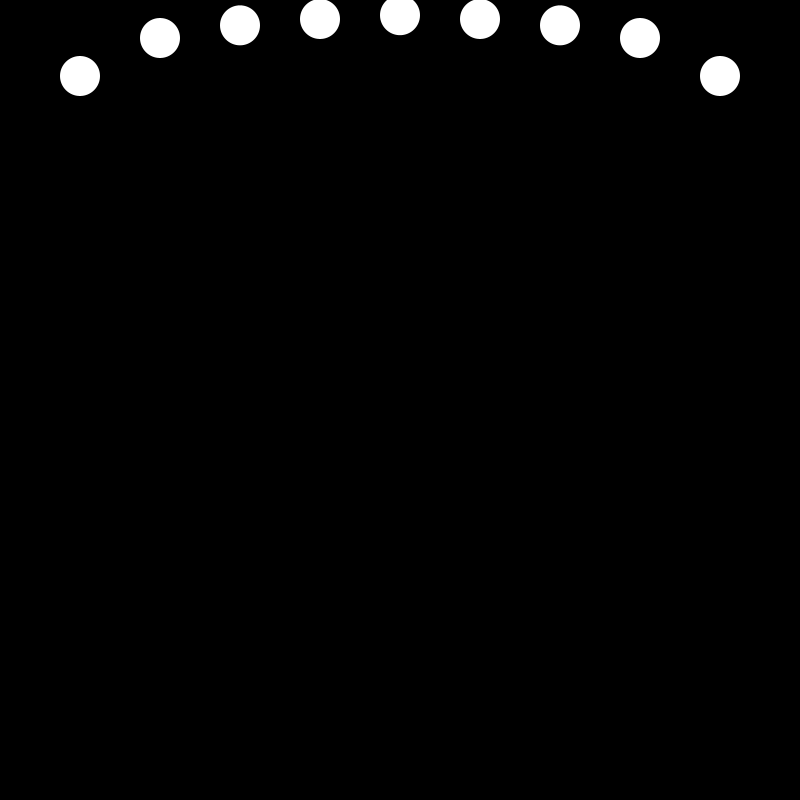
Frame 1 (no input)
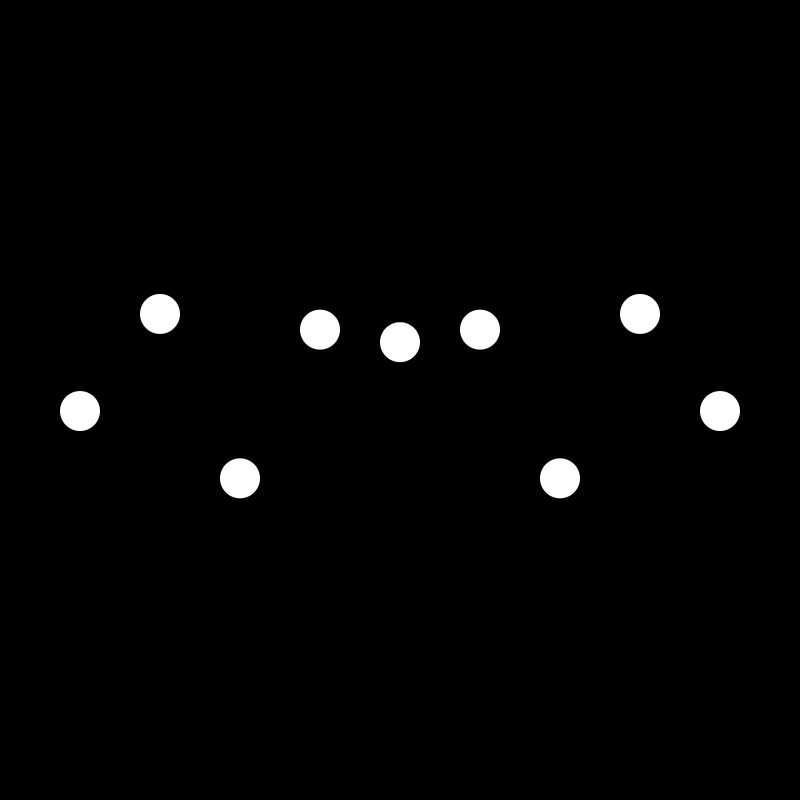
Frame 60 (the mouse pressed at the canvas centre just before this capture)
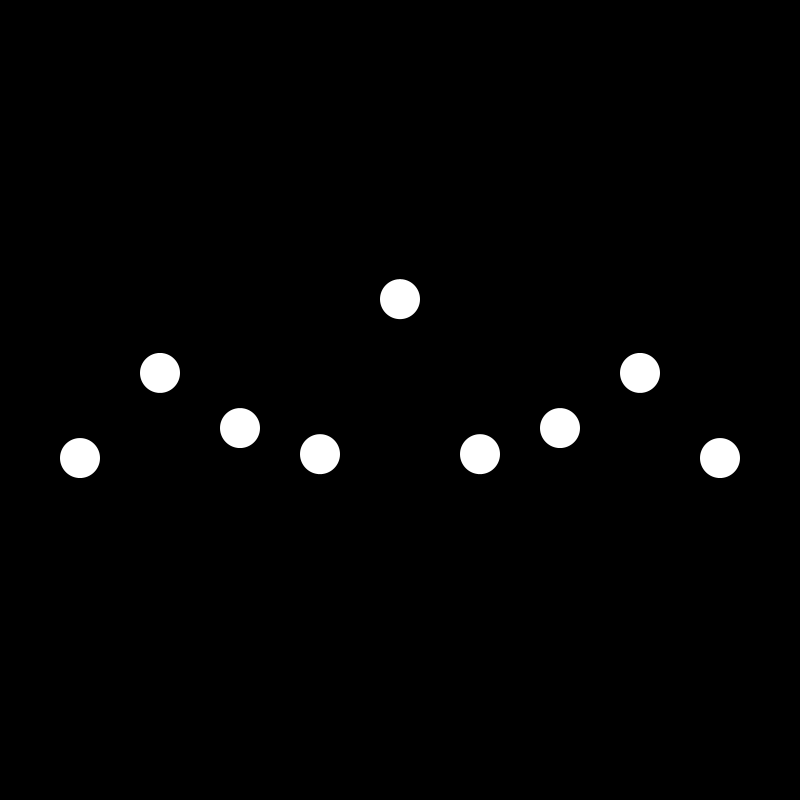
Frame 120 (the mouse held since frame 60 and released just before this capture)

The Processing sketch that drew these frames (run headless with seeded random() and noise(); from frame 60 on, the mouse is pressed at the canvas centre):

// Processing sketch: sketch_6_4_V2
// ── sketch_6_4_V2.pde
//Robin Venhuizen and Thomas van Wanrooij, 2019

Ball [] balls1 = new Ball[11];

void setup() {
  size(800, 800);
  smooth();
  for (int i = 0; i<=5; i++) {
    balls1[i] = new Ball(0.5*i, 800-80*i);
  }
  for (int i = 6; i<11; i++) {
    balls1[i] = new Ball(0.5*(i-6), 80*(i-6));
  }
}

void draw() {
  background(0);
  for (int i = 0; i < 11; i++) {
    balls1[i].display();
  }
}

void mousePressed() {
  for (int i = 0; i < 11; i++) {
    balls1[i].mouse();
  }
}

// ── Ball.pde
//Robin Venhuizen and Thomas van Wanrooij, 2019

class Ball {

  float yPos = 0;
  float mass = 1.5;
  float constant = 0.1;
  float force;
  float velocity;
  float accel;
  float xPos;
  float fDamp = 0.95;
  
  Ball(float initMass, float initX) {
    mass = initMass;
    xPos = initX;
  }

  void display() {
    force = -constant * (yPos-height/2);
    accel = force/mass;
    velocity = fDamp* (velocity + accel);
    yPos += velocity;
    
    fill(255);
    noStroke();
    ellipse(xPos, yPos, 40, 40);
  }
  void mouse() {
    velocity = 120;
  }
}
